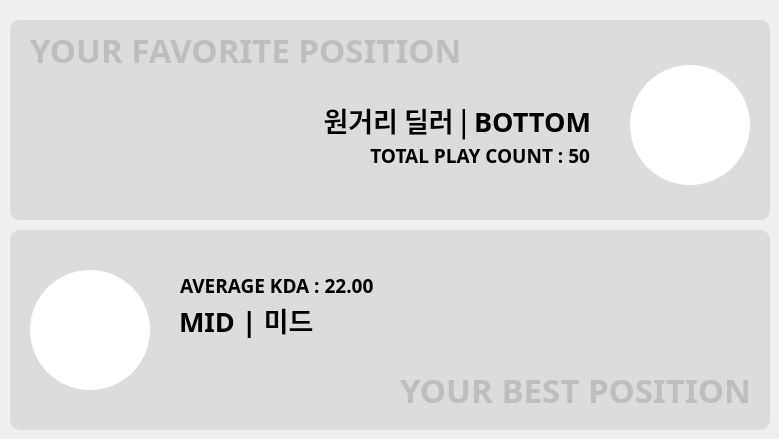
      <widget class="QWidget" name="re__pos">
       <attribute name="title">
        <string>POSITION</string>
       </attribute>
       <widget class="QLabel" name="lbl__pftitle">
        <property name="enabled">
         <bool>false</bool>
        </property>
        <property name="geometry">
         <rect>
          <x>30</x>
          <y>30</y>
          <width>721</width>
          <height>40</height>
         </rect>
        </property>
        <property name="font">
         <font>
          <family>맑은 고딕</family>
          <pointsize>25</pointsize>
          <weight>75</weight>
          <bold>true</bold>
         </font>
        </property>
        <property name="text">
         <string>YOUR FAVORITE POSITION</string>
        </property>
        <property name="alignment">
         <set>Qt::AlignLeading|Qt::AlignLeft|Qt::AlignVCenter</set>
        </property>
       </widget>
       <widget class="QLabel" name="lbl__pbtitle">
        <property name="enabled">
         <bool>false</bool>
        </property>
        <property name="geometry">
         <rect>
          <x>30</x>
          <y>370</y>
          <width>721</width>
          <height>40</height>
         </rect>
        </property>
        <property name="font">
         <font>
          <family>맑은 고딕</family>
          <pointsize>25</pointsize>
          <weight>75</weight>
          <bold>true</bold>
         </font>
        </property>
        <property name="text">
         <string>YOUR BEST POSITION</string>
        </property>
        <property name="alignment">
         <set>Qt::AlignRight|Qt::AlignTrailing|Qt::AlignVCenter</set>
        </property>
       </widget>
       <widget class="QLabel" name="lbl__pfbg">
        <property name="geometry">
         <rect>
          <x>10</x>
          <y>20</y>
          <width>760</width>
          <height>200</height>
         </rect>
        </property>
        <property name="styleSheet">
         <string notr="true">QLabel{background-color:rgb(220,220,220); border-radius: 10px;}</string>
        </property>
        <property name="text">
         <string/>
        </property>
       </widget>
       <widget class="QLabel" name="lbl__pbbg">
        <property name="geometry">
         <rect>
          <x>10</x>
          <y>230</y>
          <width>760</width>
          <height>200</height>
         </rect>
        </property>
        <property name="styleSheet">
         <string notr="true">QLabel{background-color:rgb(220,220,220); border-radius: 10px;}</string>
        </property>
        <property name="text">
         <string/>
        </property>
       </widget>
       <widget class="QLabel" name="lbl__fpos">
        <property name="geometry">
         <rect>
          <x>630</x>
          <y>65</y>
          <width>120</width>
          <height>120</height>
         </rect>
        </property>
        <property name="styleSheet">
         <string notr="true">QLabel{ border-width: 3px; border-radius:60px; border-style : solid;border-color:white;background-color:white;}</string>
        </property>
        <property name="text">
         <string/>
        </property>
        <property name="pixmap">
         <pixmap>../ASSETS/POSITION/Position_Silver-Bot.png</pixmap>
        </property>
        <property name="scaledContents">
         <bool>false</bool>
        </property>
        <property name="alignment">
         <set>Qt::AlignCenter</set>
        </property>
       </widget>
       <widget class="QLabel" name="lbl__bpos">
        <property name="geometry">
         <rect>
          <x>30</x>
          <y>270</y>
          <width>120</width>
          <height>120</height>
         </rect>
        </property>
        <property name="styleSheet">
         <string notr="true">QLabel{ border-width: 3px; border-radius:60px; border-style : solid;border-color:white;background-color:white;}</string>
        </property>
        <property name="text">
         <string/>
        </property>
        <property name="pixmap">
         <pixmap>../ASSETS/POSITION/Position_Silver-Mid.png</pixmap>
        </property>
        <property name="scaledContents">
         <bool>false</bool>
        </property>
        <property name="alignment">
         <set>Qt::AlignCenter</set>
        </property>
       </widget>
       <widget class="QLabel" name="lbl__pfname">
        <property name="geometry">
         <rect>
          <x>30</x>
          <y>90</y>
          <width>561</width>
          <height>60</height>
         </rect>
        </property>
        <property name="font">
         <font>
          <family>맑은 고딕</family>
          <pointsize>20</pointsize>
          <weight>75</weight>
          <bold>true</bold>
         </font>
        </property>
        <property name="text">
         <string>원거리 딜러 | BOTTOM</string>
        </property>
        <property name="alignment">
         <set>Qt::AlignRight|Qt::AlignTrailing|Qt::AlignVCenter</set>
        </property>
       </widget>
       <widget class="QLabel" name="lbl__pfval">
        <property name="geometry">
         <rect>
          <x>40</x>
          <y>140</y>
          <width>550</width>
          <height>30</height>
         </rect>
        </property>
        <property name="font">
         <font>
          <family>맑은 고딕</family>
          <pointsize>14</pointsize>
          <weight>75</weight>
          <bold>true</bold>
         </font>
        </property>
        <property name="text">
         <string>TOTAL PLAY COUNT : 50</string>
        </property>
        <property name="alignment">
         <set>Qt::AlignRight|Qt::AlignTrailing|Qt::AlignVCenter</set>
        </property>
       </widget>
       <widget class="QLabel" name="lbl__pbname">
        <property name="geometry">
         <rect>
          <x>179</x>
          <y>290</y>
          <width>571</width>
          <height>60</height>
         </rect>
        </property>
        <property name="font">
         <font>
          <family>맑은 고딕</family>
          <pointsize>20</pointsize>
          <weight>75</weight>
          <bold>true</bold>
         </font>
        </property>
        <property name="text">
         <string>MID | 미드</string>
        </property>
        <property name="alignment">
         <set>Qt::AlignLeading|Qt::AlignLeft|Qt::AlignVCenter</set>
        </property>
       </widget>
       <widget class="QLabel" name="lbl__pbval">
        <property name="geometry">
         <rect>
          <x>180</x>
          <y>270</y>
          <width>561</width>
          <height>30</height>
         </rect>
        </property>
        <property name="font">
         <font>
          <family>맑은 고딕</family>
          <pointsize>14</pointsize>
          <weight>75</weight>
          <bold>true</bold>
         </font>
        </property>
        <property name="text">
         <string>AVERAGE KDA : 22.00</string>
        </property>
        <property name="alignment">
         <set>Qt::AlignLeading|Qt::AlignLeft|Qt::AlignVCenter</set>
        </property>
       </widget>
       <zorder>lbl__pbbg</zorder>
       <zorder>lbl__pfbg</zorder>
       <zorder>lbl__pftitle</zorder>
       <zorder>lbl__pbtitle</zorder>
       <zorder>lbl__fpos</zorder>
       <zorder>lbl__bpos</zorder>
       <zorder>lbl__pfname</zorder>
       <zorder>lbl__pfval</zorder>
       <zorder>lbl__pbname</zorder>
       <zorder>lbl__pbval</zorder>
      </widget>
